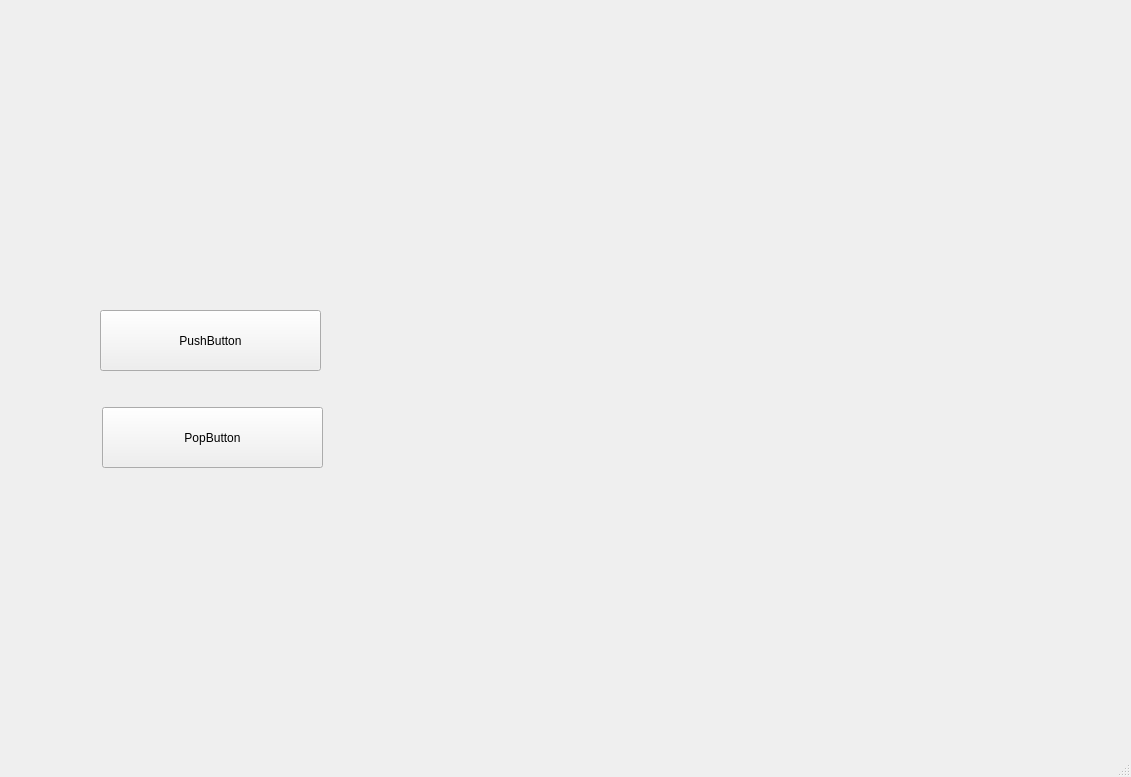
<?xml version="1.0" encoding="UTF-8"?>
<ui version="4.0">
 <class>MainWindow</class>
 <widget class="QMainWindow" name="MainWindow">
  <property name="geometry">
   <rect>
    <x>0</x>
    <y>0</y>
    <width>1131</width>
    <height>777</height>
   </rect>
  </property>
  <property name="windowTitle">
   <string>MainWindow</string>
  </property>
  <widget class="QWidget" name="centralwidget">
   <widget class="QLabel" name="label">
    <property name="geometry">
     <rect>
      <x>4</x>
      <y>5</y>
      <width>431</width>
      <height>271</height>
     </rect>
    </property>
    <property name="text">
     <string/>
    </property>
    <property name="pixmap">
     <pixmap>C:/Users/pwayk/Pictures/Screenshots/hg.PNG</pixmap>
    </property>
    <property name="scaledContents">
     <bool>true</bool>
    </property>
   </widget>
   <widget class="QPushButton" name="text">
    <property name="geometry">
     <rect>
      <x>100</x>
      <y>310</y>
      <width>221</width>
      <height>61</height>
     </rect>
    </property>
    <property name="text">
     <string>PushButton</string>
    </property>
   </widget>
   <widget class="QPushButton" name="pushButton_2">
    <property name="geometry">
     <rect>
      <x>102</x>
      <y>407</y>
      <width>221</width>
      <height>61</height>
     </rect>
    </property>
    <property name="text">
     <string>PopButton</string>
    </property>
   </widget>
  </widget>
  <widget class="QMenuBar" name="menubar">
   <property name="geometry">
    <rect>
     <x>0</x>
     <y>0</y>
     <width>1131</width>
     <height>26</height>
    </rect>
   </property>
  </widget>
  <widget class="QStatusBar" name="statusbar"/>
 </widget>
 <resources/>
 <connections/>
</ui>
